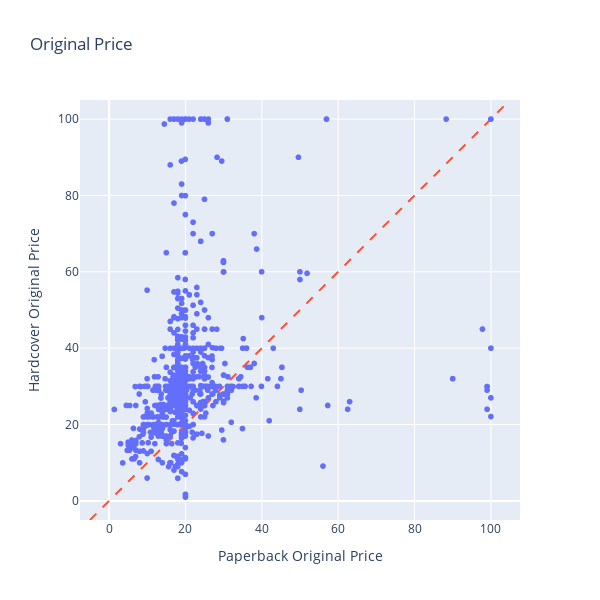

Source (notebook cell):
### Code cell
import plotly.express as px
import plotly.graph_objects as go

# 篩選掉缺少必要數據的行
filtered_data = data_2dep_top100.dropna(subset=["paperback-original_price", "hardcover-original_price"])

# 創建一個副本來調整價格
adjusted_data = filtered_data.copy()
adjusted_data["paperback-original_price"] = adjusted_data["paperback-original_price"].apply(lambda x: min(x, 100))
adjusted_data["hardcover-original_price"] = adjusted_data["hardcover-original_price"].apply(lambda x: min(x, 100))

# 設置軸的範圍和單位長
min_val = 0
max_val = 100
buffer = 5  # 預留邊緣緩衝區
min_val -= buffer
max_val += buffer

# 創建散佈圖
fig = px.scatter(
    adjusted_data,
    x="paperback-original_price",
    y="hardcover-original_price",
    labels={"paperback-original_price": "Paperback Original Price", "hardcover-original_price": "Hardcover Original Price"},
    title="Original Price",
)

fig.update_layout(xaxis=dict(range=[min_val, max_val]), yaxis=dict(range=[min_val, max_val]), width=600, height=600, xaxis_scaleanchor="y")  # 保證圖形是正方形

# 添加45度線
fig.add_trace(go.Scatter(x=[min_val, max_val], y=[min_val, max_val], mode="lines", line=dict(dash="dash"), showlegend=False))

fig.show()

### Figure 1 — Plotly figure (JSON) as saved in the notebook; plotly's stock layout.template omitted (floating-point values rounded to 4 significant figures; data arrays with more than 128 entries replaced by an {"elided": "..."} marker saying what was removed)
{"data": [{"hovertemplate": "Paperback Original Price=%{x}<br>Hardcover Original Price=%{y}<extra></extra>", "legendgroup": "", "marker": {"color": "#636efa", "symbol": "circle"}, "mode": "markers", "name": "", "showlegend": false, "type": "scattergl", "x": {"elided": "1009 float values"}, "xaxis": "x", "y": {"elided": "1009 float values"}, "yaxis": "y"}, {"line": {"dash": "dash"}, "mode": "lines", "showlegend": false, "type": "scatter", "x": [-5, 105], "y": [-5, 105]}], "layout": {"height": 600, "legend": {"tracegroupgap": 0}, "title": {"text": "Original Price"}, "width": 600, "xaxis": {"anchor": "y", "domain": [0, 1], "range": [-5, 105], "scaleanchor": "y", "title": {"text": "Paperback Original Price"}}, "yaxis": {"anchor": "x", "domain": [0, 1], "range": [-5, 105], "title": {"text": "Hardcover Original Price"}}}}
